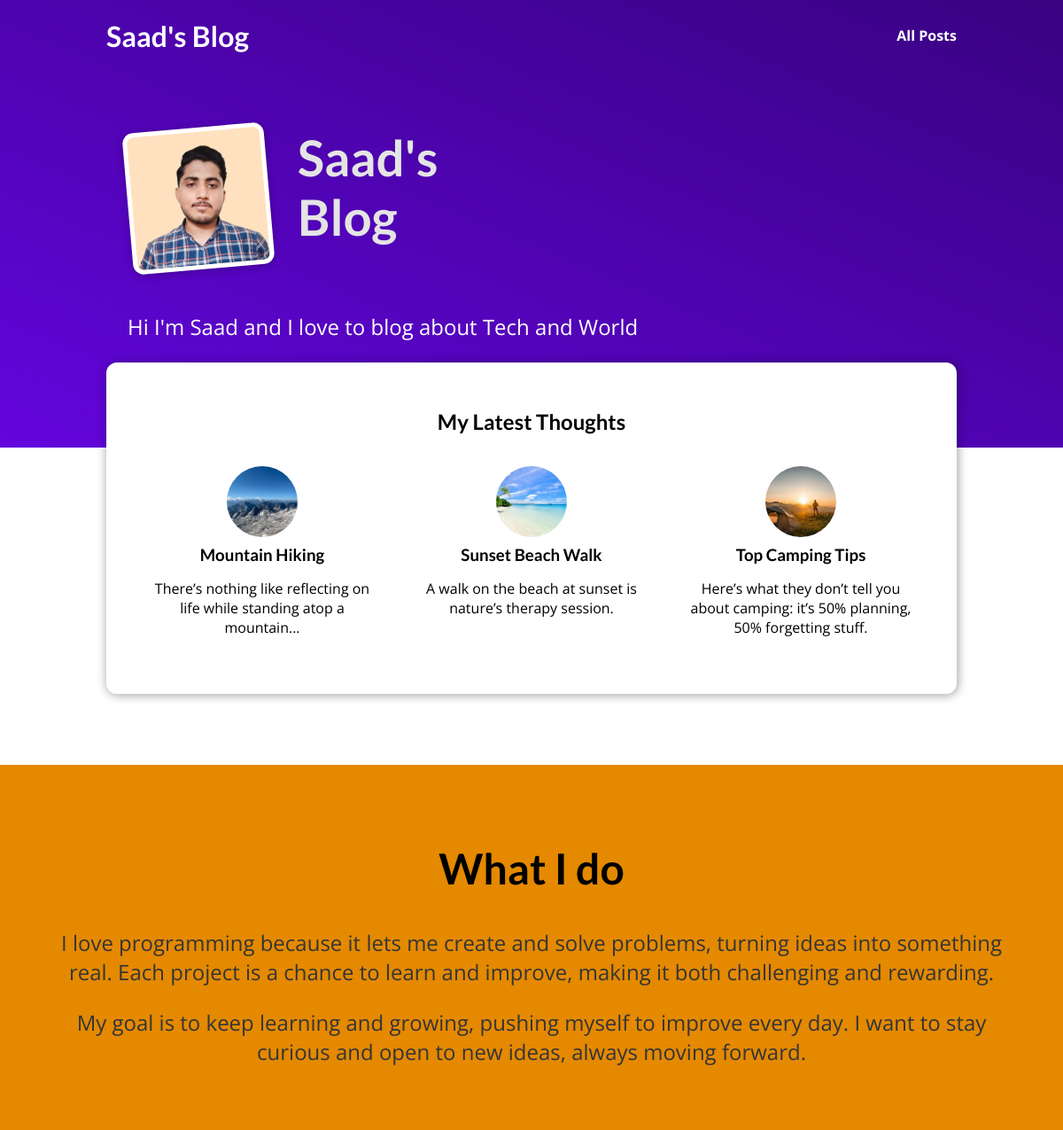
The page / on the database its author committed.
### blog/models.py (models this page shows, shortened)
class Post(models.Model):
    title = models.CharField(max_length=50)
    excerpt = models.CharField(max_length=100)
    image_name = models.CharField(max_length=50)
    date = models.DateField(auto_now=True)
    slug = models.SlugField(unique=True, db_index=True)
    content = models.TextField(validators=[MinLengthValidator(10)])
    author = models.ForeignKey(Author, null=True, on_delete=models.CASCADE, related_name="Posts")
    tags = models.ManyToManyField(Tag)

### blog/views.py (the view)
# urls.py: path("", views.starting_page, name='starting-page'),
def starting_page(request):
    latest_posts = Post.objects.all().order_by('-date')[:3]
    return render(request,'blog/index.html', {"posts": latest_posts})

### blog/templates/blog/index.html (shortened to what this page needs)
{% extends "base.html" %}
{% load static %}
{% block css_files %}
<link rel="stylesheet" href="{% static "/blog/post.css" %}">
<link rel="stylesheet" href="{% static "/blog/index.css" %}">
{% endblock  %}
{% block content  %}
    <section id="welcome">
        <header>
            <img src="{% static "blog/images/saad.png" %}" alt="Saad -- The Author of the Blog">
            <h2>Saad's Blog</h2>
        </header>
        <p>Hi I'm Saad and I love to blog about Tech and World</p>
    </section>
    <section id="latest-posts">
        <h2>My Latest Thoughts</h2>
        <ul>
            {% for post in posts %}
                {% include "blog/includes/post.html" %}
            {% endfor %}
        </ul>
    </section>
    <section id="about">
        <h2>What I do</h2>
        <p>
            I love programming because it lets me create and solve problems, turning ideas into something real.
            Each project is a chance to learn and improve, making it both challenging and rewarding.
        </p>
        <p>
            My goal is to keep learning and growing, pushing myself to improve every day.
            I want to stay curious and open to new ideas, always moving forward.
        </p>
    </section>
{% endblock %}

### blog/templates/blog/includes/post.html
{% load static %}
<li>
    <article class="post">
        <a href="{% url "posts-detaial-page" post.slug %}">
            <img src="{% static "blog/images/"|add:post.image_name %}" alt="{{post.image_name}}">
            <div class="post__content">
                <h3>{{post.title}}</h3>
                <p>
                    {{post.excerpt}}
                </p>
            </div>
        </a>
    </article>
</li>

### static/app.css (style rules this page uses)
* { box-sizing: border-box; }
html { font-family: 'Open Sans', 'Lato', sans-serif; }
body { margin: 0; }
h1, h2, h3 { font-family: 'Lato', sans-serif; font-weight: bold; }

### blog/static/blog/post.css (style rules this page uses)
.post { display: flex; flex-direction: column; align-items: center; text-align: center; }
.post a { text-decoration: none; color: black; transition: all 0.2s ease; padding: 1rem; }
.post img { width: 5rem; height: 5rem; object-fit: cover; border-radius: 50%; }
.post h3 { margin: 0.25rem 0; }

### blog/static/blog/index.css (style rules this page uses)
#welcome { background: linear-gradient(to right top, #6305dd, #390281); padding: 6rem 12%; }
#welcome header { display: flex; align-items: flex-start; margin: 3rem auto; }
#welcome img { width: 10rem; height: 10rem; object-fit: cover; object-position: top; border: 5px solid white; border-radius: 12px; background-color: #ffe1bf; transform: rotateZ(-5deg); box-shadow: 0 2px 8px rgba(0, 0, 0, 0.25); }
#welcome h2 { font-size: 3.5rem; margin: 0 0 0 2rem; color: #e4e4e4; width: 10rem; }
#welcome p { color: white; font-size: 1.5rem; }
#latest-posts { background-color: white; padding: 2rem; border-radius: 12px; width: 60rem; margin: -6rem auto 2rem auto; box-shadow: 1px 1px 12px rgba(0, 0, 0, 0.4); }
#latest-posts h2 { text-align: center; }
#latest-posts ul { list-style: none; margin: 0; padding: 0; display: flex; gap: 1rem; }
#latest-posts li { flex: 1; }
#about { text-align: center; padding: 3rem; background-color: #e48900; margin-top: 5rem; }
#about h2 { font-size: 3rem; }
#about p { font-size: 1.5rem; color: #353535; }

### rows shown on the page
Post: image_name (picture), title "Mountain Hiking", excerpt "There’s nothing like reflecting on life while standing atop a mountain..."
Post: image_name (picture), title "Sunset Beach Walk", excerpt "A walk on the beach at sunset is nature’s therapy session."
Post: image_name (picture), title "Top Camping Tips", excerpt "Here’s what they don’t tell you about camping: it’s 50% planning, 50% forgetting stuff."
